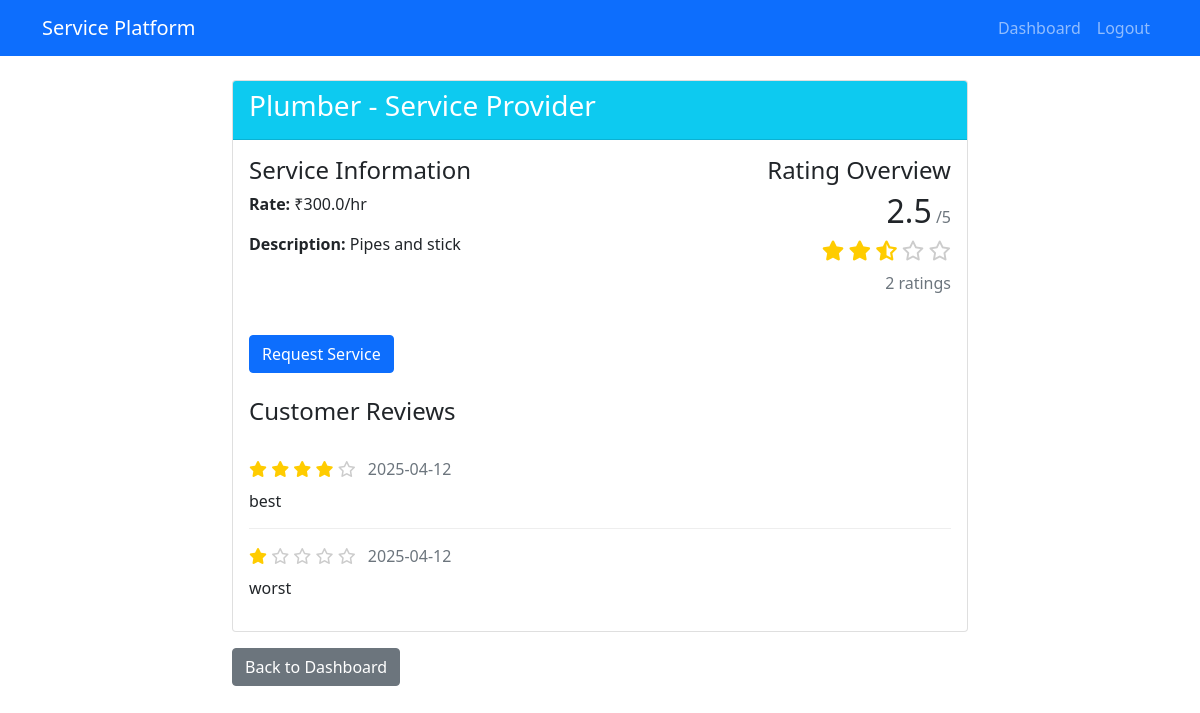
Page /client/provider_details/3 (signed in) on the committed database.
### app.py (models this page shows)
class ServiceProvider(db.Model):
    id = db.Column(db.Integer, primary_key=True)
    user_id = db.Column(db.Integer, db.ForeignKey('user.id'), nullable=False)
    service_type = db.Column(db.String(50), nullable=False)  # 'electrician', 'plumber', etc.
    rate = db.Column(db.Float, nullable=False)
    description = db.Column(db.Text)
    avg_rating = db.Column(db.Float, default=0)  # Average rating
    total_ratings = db.Column(db.Integer, default=0)

class Rating(db.Model):
    id = db.Column(db.Integer, primary_key=True)
    request_id = db.Column(db.Integer, db.ForeignKey('service_request.id'), nullable=False)
    client_id = db.Column(db.Integer, db.ForeignKey('user.id'), nullable=False)
    provider_id = db.Column(db.Integer, db.ForeignKey('service_provider.id'), nullable=False)
    stars = db.Column(db.Integer, nullable=False)  # 1-5 stars
    feedback = db.Column(db.Text)
    created_at = db.Column(db.DateTime, default=datetime.utcnow)

### app.py (the view)
@app.route('/client/provider_details/<int:provider_id>')
def provider_details(provider_id):
    if 'user_id' not in session:
        return redirect(url_for('login'))
    provider = ServiceProvider.query.get_or_404(provider_id)
    ratings = Rating.query.filter_by(provider_id=provider_id).order_by(Rating.created_at.desc()).all()
    return render_template('client/provider_details.html', provider=provider, ratings=ratings)

### templates/client/provider_details.html (shortened to what this page needs)
<!DOCTYPE html>
<html>
<head>
    <link href="https://cdn.jsdelivr.net/npm/bootstrap@5.1.3/dist/css/bootstrap.min.css" rel="stylesheet">
    <link rel="stylesheet" href="https://cdnjs.cloudflare.com/ajax/libs/font-awesome/6.0.0-beta3/css/all.min.css">
</head>
<body>
    <nav class="navbar navbar-expand-lg navbar-dark bg-primary">
        <div class="container">
            <a class="navbar-brand" href="#">Service Platform</a>
            <div class="collapse navbar-collapse">
                <ul class="navbar-nav ms-auto">
                    <li class="nav-item">
                        <a class="nav-link" href="{{ url_for('client_dashboard') }}">Dashboard</a>
                    </li>
                    <li class="nav-item">
                        <a class="nav-link" href="{{ url_for('logout') }}">Logout</a>
                    </li>
                </ul>
            </div>
        </div>
    </nav>
    <div class="container mt-4">
        <div class="row">
            <div class="col-md-8 offset-md-2">
                <div class="card">
                    <div class="card-header bg-info text-white">
                        <h3>{{ provider.service_type.title() }} - Service Provider</h3>
                    </div>
                    <div class="card-body">
                        <div class="row mb-4">
                            <div class="col-md-6">
                                <h4>Service Information</h4>
                                <p><strong>Rate:</strong> ₹{{ provider.rate }}/hr</p>
                                <p><strong>Description:</strong> {{ provider.description }}</p>
                            </div>
                            <div class="col-md-6 text-md-end">
                                <h4>Rating Overview</h4>
                                <div class="d-inline-block">
                                    <h2 class="d-inline">{{ "%.1f"|format(provider.avg_rating) }}</h2> <span class="text-muted">/5</span>
                                </div>
                                <div class="mt-2">
                                    {% set full_stars = provider.avg_rating|int %}
                                    {% set half_star = (provider.avg_rating - full_stars) >= 0.5 %}
                                    {% for i in range(full_stars) %}
                                        <i class="fas fa-star star-filled fa-lg"></i>
                                    {% endfor %}
                                    {% if half_star %}
                                        <i class="fas fa-star-half-alt star-filled fa-lg"></i>
                                        {% set remaining_stars = 4 - full_stars %}
                                    {% else %}
                                        {% set remaining_stars = 5 - full_stars %}
                                    {% endif %}
                                    {% for i in range(remaining_stars) %}
                                        <i class="far fa-star star-empty fa-lg"></i>
                                    {% endfor %}
                                </div>
                                <p class="mt-2 text-muted">{{ provider.total_ratings }} ratings</p>
                            </div>
                        </div>
                        <a href="{{ url_for('request_service', provider_id=provider.id) }}" class="btn btn-primary mb-4">Request Service</a>
                        <h4>Customer Reviews</h4>
                        <div class="mt-3">
                            {% for rating in ratings %}
                                <div class="rating-box">
                                    <div class="mb-2">
                                        {% for i in range(rating.stars) %}
                                            <i class="fas fa-star star-filled"></i>
                                        {% endfor %}
                                        {% for i in range(5 - rating.stars) %}
                                            <i class="far fa-star star-empty"></i>
                                        {% endfor %}
                                        <span class="text-muted ms-2">{{ rating.created_at.strftime('%Y-%m-%d') }}</span>
                                    </div>
                                    <div class="mb-0">
                                        {% if rating.feedback %}
                                            {{ rating.feedback }}
                                        {% else %}
                                            <em class="text-muted">No written feedback provided</em>
                                        {% endif %}
                                    </div>
                                </div>
                            {% else %}
                                <p class="text-muted">No reviews yet for this service provider.</p>
                            {% endfor %}
                        </div>
                    </div>
                </div>
                <div class="mt-3">
                    <a href="{{ url_for('client_dashboard') }}" class="btn btn-secondary">Back to Dashboard</a>
                </div>
            </div>
        </div>
    </div>
</body>
</html>

### templates/client/provider_details.html (style rules this page uses)
.star-filled { color: #ffcc00; }
.star-empty { color: #ccc; }
.rating-box { border-bottom: 1px solid #eee; padding: 15px 0; }
.rating-box:last-child { border-bottom: none; }

### rows in the picture
ServiceProvider: service_type "Plumber", rate "300.0", description "Pipes and stick", avg_rating "2.5", total_ratings "2"
Rating: stars 4 (drawn), created_at "2025-04-12", feedback "best"
Rating: stars 1 (drawn), created_at "2025-04-12", feedback "worst"
